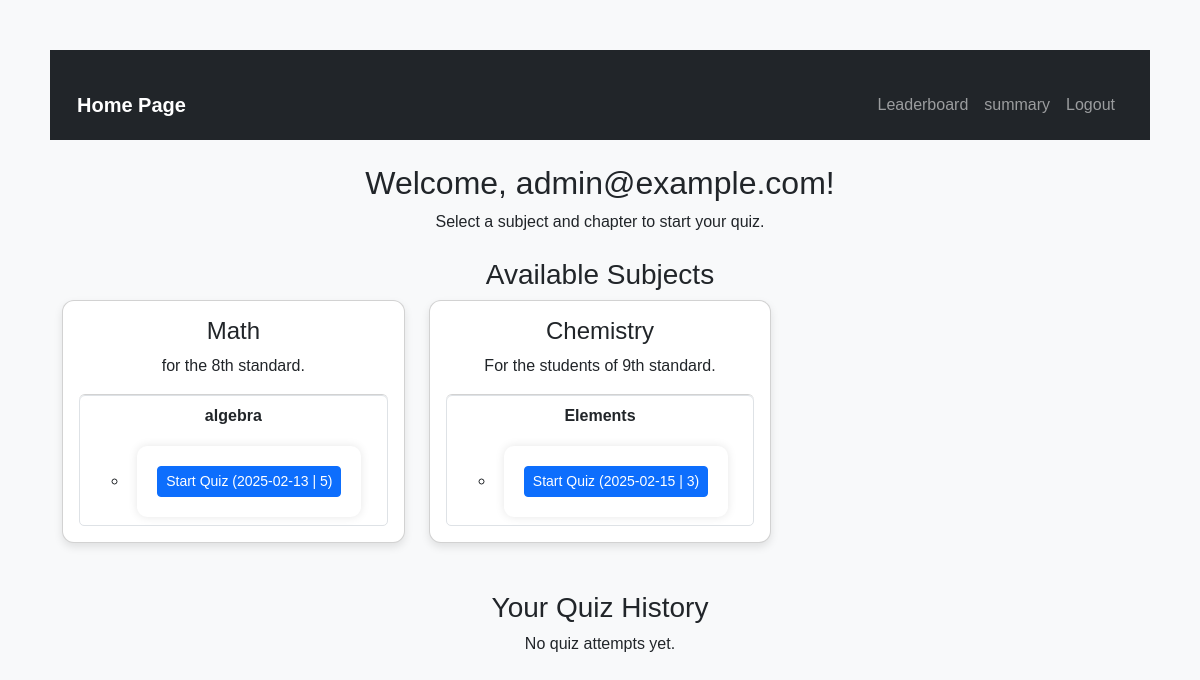
The page / (signed in) on the database its author committed.
### tables this page shows
CREATE TABLE subjects (
                    id INTEGER PRIMARY KEY,
                    name TEXT UNIQUE,
                    description TEXT);

CREATE TABLE chapters (
                    id INTEGER PRIMARY KEY,
                    subject_id INTEGER,
                    name TEXT,
                    description TEXT,
                    FOREIGN KEY(subject_id) REFERENCES subjects(id));

CREATE TABLE quizzes (
                    id INTEGER PRIMARY KEY,
                    chapter_id INTEGER,
                    date_of_quiz TEXT,
                    time_duration TEXT,
                    remarks TEXT,
                    FOREIGN KEY(chapter_id) REFERENCES chapters(id));

### app.py (the view)
@app.route("/")
def home():
    if "user_id" in session:  # ✅ Check for user_id instead of "user"
        user_id = session["user_id"]
        conn = sqlite3.connect("database.db")
        c = conn.cursor()
        c.execute("SELECT id, name, description FROM subjects")
        subjects = c.fetchall()
        subjects_with_chapters = []
        for subject in subjects:
            c.execute("SELECT id, name FROM chapters WHERE subject_id = ?", (subject[0],))
            chapters = c.fetchall()
            chapters_with_quizzes = []
            for chapter in chapters:
                c.execute("SELECT id, date_of_quiz, time_duration FROM quizzes WHERE chapter_id = ?", (chapter[0],))
                quizzes = c.fetchall()
                chapters_with_quizzes.append((chapter[0], chapter[1], quizzes))
            subjects_with_chapters.append((subject[0], subject[1], subject[2], chapters_with_quizzes))
        c.execute("""
            SELECT quizzes.id, quizzes.date_of_quiz, scores.total_scored, chapters.name
            FROM scores
            JOIN quizzes ON scores.quiz_id = quizzes.id
            JOIN chapters ON quizzes.chapter_id = chapters.id
            WHERE scores.user_id = ?
            ORDER BY scores.time_stamp DESC
        """, (user_id,))
        quiz_history = c.fetchall()
        conn.close()
        return render_template("home.html", user=session.get("user"), subjects=subjects_with_chapters, quiz_history=quiz_history)
    return redirect(url_for("login"))  # ✅ Redirect to login if not logged in

### templates/home.html (shortened to what this page needs)
<!DOCTYPE html>
<html lang="en">
<head>
    <link rel="stylesheet" href="https://cdn.jsdelivr.net/npm/bootstrap@5.3.0/dist/css/bootstrap.min.css">
    <link rel="stylesheet" type="text/css" href="{{ url_for('static', filename='styles.css') }}">
</head>
<body>
    <nav class="navbar navbar-expand-lg navbar-dark bg-dark">
        <div class="container">
            <a class="navbar-brand" href="#">Home Page</a>
            <div class="collapse navbar-collapse justify-content-end" id="navbarNav">
                <ul class="navbar-nav">
                    <li class="nav-item"><a class="nav-link" href="{{ url_for('leaderboard') }}">Leaderboard</a></li>
                    <li class="nav-item"><a class="nav-link" href="{{ url_for('summary') }}">summary</a></li>
                    <li class="nav-item"><a class="nav-link" href="{{ url_for('logout') }}">Logout</a></li>
                </ul>
            </div>
        </div>
    </nav>
    <div class="container mt-4">
        <h2 class="text-center">Welcome, {{ user }}!</h2>
        <p class="text-center">Select a subject and chapter to start your quiz.</p>
        <h3 class="mt-4">Available Subjects</h3>
        <div class="row">
            {% if subjects %}
                {% for subject in subjects %}
                    <div class="col-md-4 mb-4">
                        <div class="card subject-card p-3">
                            <h4 class="card-title">{{ subject[1] }}</h4>
                            <p class="card-text">{{ subject[2] }}</p>
                            <ul class="list-group">
                                {% for chapter in subject[3] %}
                                    <li class="list-group-item">
                                        <strong>{{ chapter[1] }}</strong>
                                        <ul class="mt-2">
                                            {% for quiz in chapter[2] %}
                                                <li>
                                                    <form action="{{ url_for('start_quiz') }}" method="POST">
                                                        <button type="submit" class="btn btn-primary btn-sm">
                                                            Start Quiz ({{ quiz[1] }} | {{ quiz[2] }})
                                                        </button>
                                                    </form>
                                                </li>
                                            {% endfor %}
                                        </ul>
                                    </li>
                                {% endfor %}
                            </ul>
                        </div>
                    </div>
                {% endfor %}
            {% else %}
                <p class="text-center">No subjects available.</p>
            {% endif %}
        </div>
        <h3 class="mt-4">Your Quiz History</h3>
        {% if quiz_history %}
            <div class="table-responsive">
                <table class="table table-striped table-hover mt-3">
                    <thead class="table-dark">
                        <tr>
                            <th>Quiz ID</th>
                            <th>Chapter Name</th>
                            <th>Date Attempted</th>
                            <th>Score</th>
                        </tr>
                    </thead>
                    <tbody>
                        {% for quiz in quiz_history %}
                            <tr>
                                <td>{{ quiz[0] }}</td>
                                <td>{{ quiz[3] }}</td>
                                <td>{{ quiz[1] }}</td>
                                <td>{{ quiz[2] }}</td>
                            </tr>
                        {% endfor %}
                    </tbody>
                </table>
            </div>
        {% else %}
            <p class="text-center">No quiz attempts yet.</p>
        {% endif %}
    </div>
</body>
</html>

### static/styles.css (style rules this page uses)
body { font-family: Arial, sans-serif; background-color: #f4f7fc; text-align: center; padding: 50px; }
form { background: white; padding: 20px; border-radius: 10px; box-shadow: 0 0 10px rgba(0, 0, 0, 0.1); display: inline-block; text-align: left; }
button { background: #bdffcc; color: white; border: none; padding: 10px; cursor: pointer; border-radius: 5px; width: 100%; }
a { color: #007bff; text-decoration: none; }
form { margin-top: 10px; }
button { background: #28a745; color: white; border: none; padding: 8px; cursor: pointer; border-radius: 5px; width: 100%; }
a { display: inline-block; margin-top: 20px; color: #007bff; text-decoration: none; font-weight: bold; }

### templates/home.html (style rules this page uses)
body { background-color: #f8f9fa; }
.navbar { padding: 15px; }
.subject-card { border-radius: 12px; box-shadow: 0px 4px 8px rgba(0, 0, 0, 0.1); transition: transform 0.2s; }

### rows shown on the page
subjects: name "Math", description "for the 8th standard."
chapters: name "algebra"
quizzes: date_of_quiz "2025-02-13", time_duration "5"
subjects: name "Chemistry", description "For the students of 9th standard."
chapters: name "Elements"
quizzes: date_of_quiz "2025-02-15", time_duration "3"

### other values the page prints
{{ user }} "admin@example.com"
